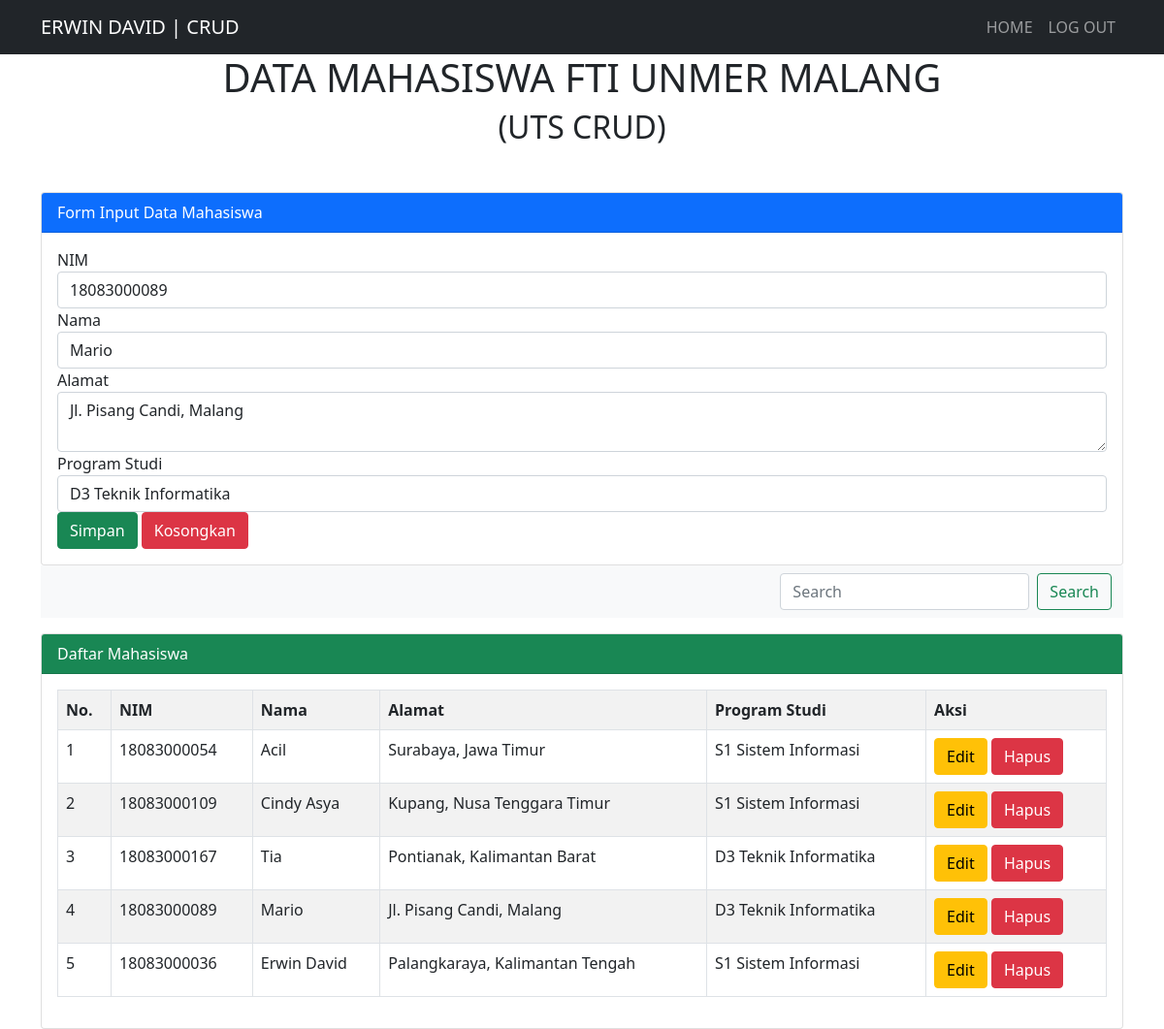
Screenshot of /index-2.php?hal=edit&id=2 (signed in) with the database file from the repository.
### tables this page shows
CREATE TABLE `tmhs` (
  `id_mhs` int(11) NOT NULL,
  `nim` varchar(11) NOT NULL,
  `nama` varchar(100) NOT NULL,
  `alamat` varchar(128) NOT NULL,
  `prodi` varchar(50) NOT NULL
);

### index-2.php (the view, shortened to what this page needs)
<?php
    $server ="localhost";
    $user = "root";
    $pass = "";
    $database = "dblatihan";
    $koneksi = mysqli_connect($server, $user, $pass, $database)or die(mysqli_error($koneksi));
    if(isset($_GET['hal']))
    {
        if($_GET['hal'] == "edit")
        {
            $tampil = mysqli_query($koneksi, "SELECT * FROM tmhs WHERE id_mhs = '$_GET[id]' ");
            $data = mysqli_fetch_array($tampil);
            if($data)
            {
                $vnim = $data['nim'];
                $vnama = $data['nama'];
                $valamat = $data['alamat'];
                $vprodi = $data['prodi'];
            }
        }
    }
?>
<!DOCTYPE html>
<html>
<head>
    <link rel="stylesheet" type="text/css" href="css/bootstrap.min.css">
</head>
<body>
<nav class="navbar navbar-expand-lg navbar-dark bg-dark text-uppercase">
        <div class="container">
            <a class="navbar-brand" href="index.php">ERWIN DAVID | CRUD</a>
            <div class="collapse navbar-collapse" id="navbarNav">
                <ul class="navbar-nav ms-auto">
                    <li class="nav-item">
                        <a class="nav-link" aria-current="page" href="index.php">Home</a>
                    </li>
                    <li class="nav-item">
                        <a class="nav-link" href="logout-2.php">Log out</a>
                    </li>
                </ul>
            </div>
        </div>
    </nav>
<div class="container">
    <h1 class="text-center">DATA MAHASISWA FTI UNMER MALANG</h1>
    <h2 class="text-center">(UTS CRUD)</h2>
    <div class="card mt-5">
    <div class="card-header bg-primary text-white">
        Form Input Data Mahasiswa
    </div>
    <div class="card-body">
        <form method="post" action="">
            <div class="form-group">
                <label>NIM</label>
                <input type="text" name="tnim" value="<?=@$vnim?>" class="form-control" placeholder="Input NIM Anda di sini!" required>
            </div>
            <div class="form-group">
                <label>Nama</label>
                <input type="text" name="tnama" value="<?=@$vnama?>" class="form-control" placeholder="Input nama Anda di sini!" required>
            </div>
            <div class="form-group">
                <label>Alamat</label>
                <textarea class="form-control" name="talamat" placeholder="Input alamat Anda di sini!"><?=@$valamat?></textarea>
            </div>
            <div class="form-group">
                <label>Program Studi</label>
                <select class="form-control" name="tprodi">
                    <option value="<?=@$vprodi?>"><?=@$vprodi?></option>
                </select>
            </div>
            <button type="submit" class="btn btn-success" name="bsimpan">Simpan</button>
            <button type="reset" class="btn btn-danger" name="breset">Kosongkan</button>
        </form>
    </div>
    </div>
   <nav class="navbar sticky-top navbar-light bg-light">
  <div class="container-fluid">
    <form class="d-flex">
      <input class="form-control me-2" type="search" placeholder="Search" aria-label="Search">
      <button class="btn btn-outline-success" type="submit">Search</button>
    </form>
  </div>
</nav>
   <div class="card mt-3">
    <div class="card-header bg-success text-white">
        Daftar Mahasiswa
    </div>
    <div class="card-body">
        <table class="table table-bordered table-striped">
            <tr>
                <th>No.</th>
                <th>NIM</th>
                <th>Nama</th>
                <th>Alamat</th>
                <th>Program Studi</th>
                <th>Aksi</th>
            </tr>
            <?php
                $no = 1;
                $tampil = mysqli_query($koneksi, "SELECT * from tmhs order by id_mhs desc");
                while($data = mysqli_fetch_array($tampil)) :
            ?>
            <tr>
                <td><?=$no++;?></td>
                <td><?=$data['nim']?></td>
                <td><?=$data['nama']?></td>
                <td><?=$data['alamat']?></td>
                <td><?=$data['prodi']?></td>
                <td>
                    <a href="index-2.php?hal=edit&id=<?=$data['id_mhs']?>" class="btn btn-warning"> Edit </a>
                    <a href="index-2.php?hal=hapus&id=<?=$data['id_mhs']?>" onclick="return confirm('Apakah yakin ingin menghapus?')" class="btn btn-danger"> Hapus </a>
                </td>
            </tr>
            <?php endwhile;  ?>
        </table>
    </div>
    </div>
</div>
</body>
</html>

### rows the page displays
tmhs: tnim "18083000089", tnama "Mario", talamat "Jl. Pisang Candi, Malang", tprodi "D3 Teknik Informatika", nim "18083000089", nama "Mario", alamat "Jl. Pisang Candi, Malang", prodi "D3 Teknik Informatika"
tmhs: nim "18083000054", nama "Acil", alamat "Surabaya, Jawa Timur", prodi "S1 Sistem Informasi"
tmhs: nim "18083000109", nama "Cindy Asya", alamat "Kupang, Nusa Tenggara Timur", prodi "S1 Sistem Informasi"
tmhs: nim "18083000167", nama "Tia", alamat "Pontianak, Kalimantan Barat", prodi "D3 Teknik Informatika"
tmhs: nim "18083000036", nama "Erwin David", alamat "Palangkaraya, Kalimantan Tengah", prodi "S1 Sistem Informasi"
